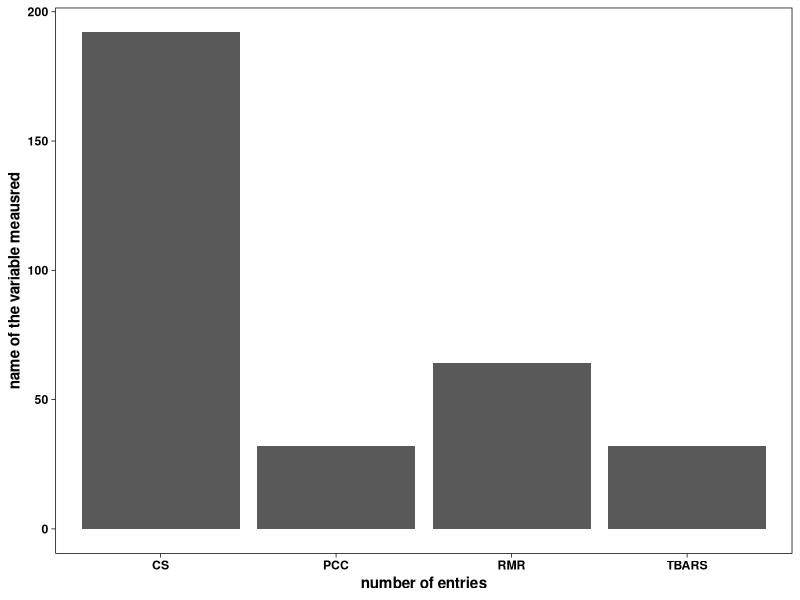
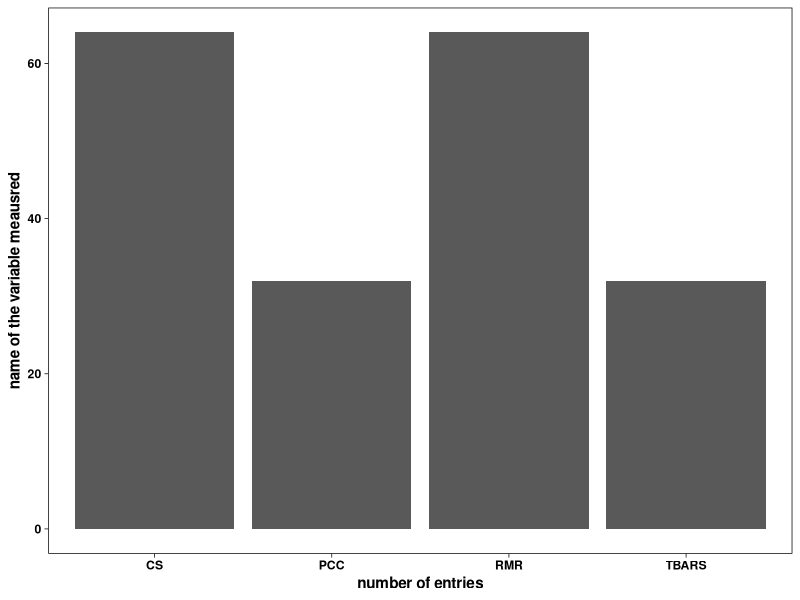

R code for these plots, in order:
library(tidyverse)
library(ggthemes)
theme_set(theme_linedraw() %+replace%
            theme(panel.grid.major = element_blank(), 
                  panel.grid.minor = element_blank(),
                  text = element_text(face = "bold"),
                  legend.background = element_rect(size = 0.5, colour = "black"),
                  strip.background = element_rect(
                    color="black", fill="gray88", size = 0.5),
                  strip.text.x = element_text (color = "black"),
                  strip.text.y = element_text (color = "black")))

masterdoc <- read.csv("TxS_masterfile.csv")

#check structure of variables
str(masterdoc)

#change datatypes of certain variables to factors 
masterdoc[,c("AT", "AS", "TT", "day", "plate", "genotype")] <- lapply(masterdoc[,c("AT", "AS", "TT", "day", "plate", "genotype")], 
                                                          as.factor)
#check that it worked
str(masterdoc)

#plot number of entries per variable measured to check if data has been inputted correctly
ggplot(data = masterdoc, aes(x = var_name)) +
  geom_histogram(stat = "count") +
  ylab("name of the variable meausred") + 
  xlab("number of entries") 

#plot makes sense, CS values were not averaged before entering data into masterdoc, so there is a higher count

#subset values for one particular measure (CS) 
df_CS <- (masterdoc
          |> subset(var_name == "CS")
)

#check if there are values other than "CS" in var_name
print(unique(df_CS$var_name))

#CS measures are in triplicates -> get average values for each genotype at each test condition instead
#code adapted from class today
df_CS_avg <- (df_CS
  |> summarise(across(c(BSA, mass, var_measure),
                      mean),
               .by = c(AT, AS, TT, genotype, day, plate, var_name, units))
)

#helpful if i got rid of the above averaging step and compiled final results back in the masterfile
masterdoc_final <- (masterdoc
  |> subset (var_name != "CS")
  |> rbind(df_CS_avg)
)

#plot to check that things worked:
#RMR and CS should have equal counts (because of two test temperatures per treatment group)
#PCC and TBARS should have equal counts (only one test temperature per treatment group)
ggplot(data = masterdoc_final, aes(x = var_name)) +
  geom_histogram(stat = "count") +
  ylab("name of the variable meausred") +
  xlab("number of entries") 

#plot makes sense!

#check structure of variables
str(masterdoc_final)

#save as .rds file
saveRDS(masterdoc_final, file = "masterdoc_final.rds")
